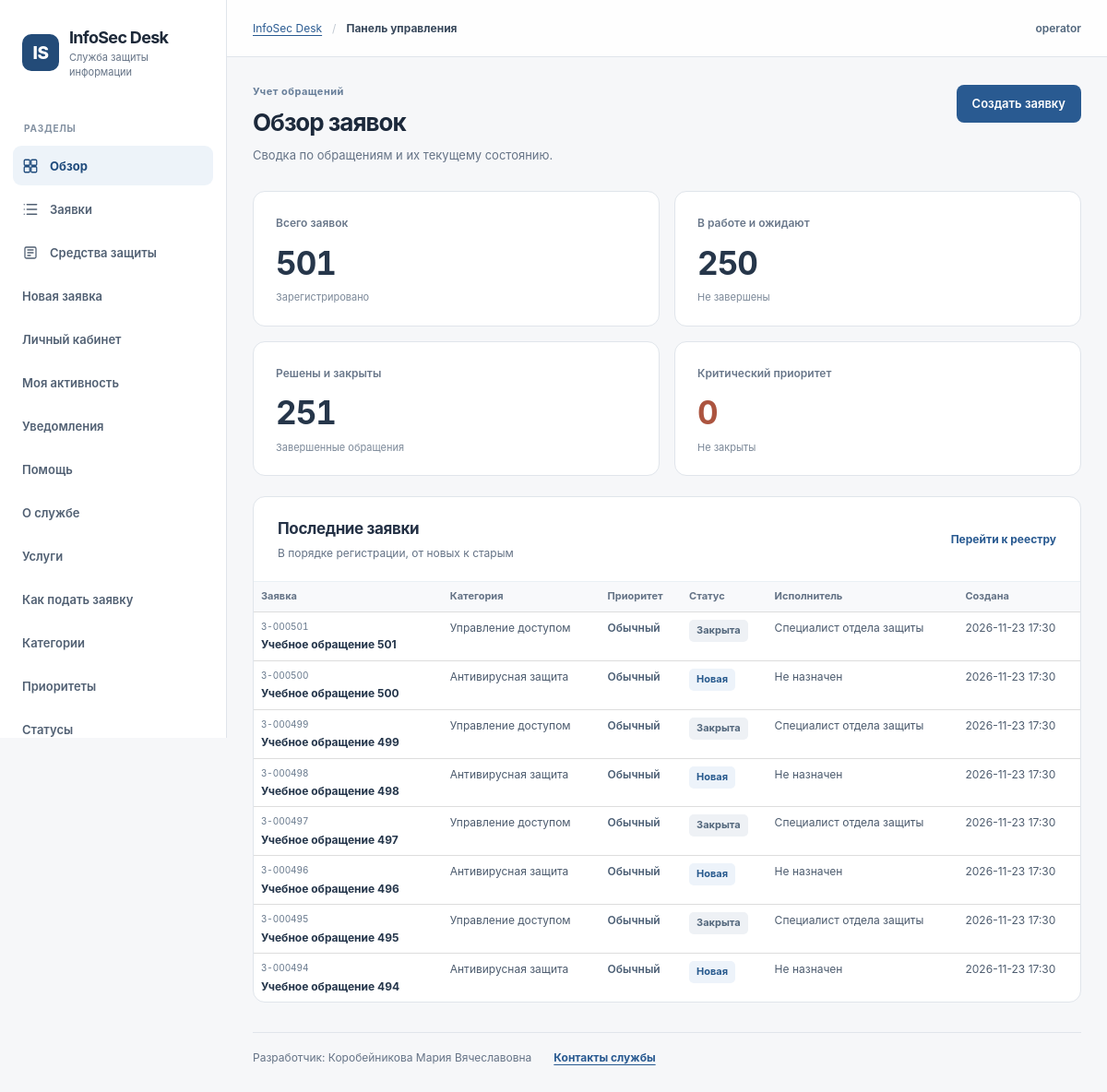
/ (signed in), run on the app's committed database.
### tables this page shows
CREATE TABLE users (
    id INTEGER PRIMARY KEY,
    username TEXT NOT NULL UNIQUE COLLATE NOCASE,
    full_name TEXT NOT NULL,
    password_hash TEXT NOT NULL,
    role TEXT NOT NULL CHECK (role IN ('requester', 'operator', 'admin')),
    active INTEGER NOT NULL DEFAULT 1 CHECK (active IN (0, 1)),
    created_at TEXT NOT NULL DEFAULT (datetime('now'))
);

CREATE TABLE tickets (
    id INTEGER PRIMARY KEY,
    title TEXT NOT NULL,
    description TEXT NOT NULL,
    category TEXT NOT NULL CHECK (category IN
       ('access', 'antivirus', 'network', 'crypto', 'backup', 'other')),
    priority TEXT NOT NULL CHECK (priority IN ('low', 'normal', 'high', 'critical')),
    status TEXT NOT NULL DEFAULT 'new' CHECK (status IN
       ('new', 'in_progress', 'on_hold', 'resolved', 'closed')),
    asset_id INTEGER REFERENCES assets(id) ON DELETE RESTRICT,
    author_id INTEGER NOT NULL REFERENCES users(id) ON DELETE RESTRICT,
    assignee_id INTEGER REFERENCES users(id) ON DELETE SET NULL,
    created_at TEXT NOT NULL DEFAULT (datetime('now')),
    updated_at TEXT NOT NULL DEFAULT (datetime('now')),
    closed_at TEXT,
    resolved_at TEXT,
    due_at TEXT
);

### src/infosec_desk/web.py (the view)
    @app.get("/")
    def dashboard():
        user = require_user()
        return show(
            "dashboard.html",
            "Панель управления",
            stats=service.statistics(db_path, user),
            tickets=service.list_tickets(db_path, user, limit=8),
        )

### src/infosec_desk/db.py (called while the page is built)
def connect(path: str | Path) -> sqlite3.Connection:
    db = sqlite3.connect(str(path), timeout=10)
    db.row_factory = sqlite3.Row
    db.execute("PRAGMA foreign_keys = ON")
    db.execute("PRAGMA busy_timeout = 5000")
    return db

### src/infosec_desk/security.py (called while the page is built)
def new_csrf_token() -> str:
    return secrets.token_urlsafe(32)

### src/infosec_desk/service.py (called while the page is built)
def find_user(db_path, user_id):
    with connect(db_path) as db:
        row = db.execute(
            "SELECT id,username,full_name,role,active FROM users WHERE id=?", (user_id,)
        ).fetchone()
    return dict(row) if row and row["active"] else None

def _ticket_select():
    return (
        "SELECT t.*, a.name AS asset_name, u.full_name AS author_name,\n"
        "        s.full_name AS assignee_name FROM tickets t\n"
        "        JOIN users u ON t.author_id=u.id\n"
        "        LEFT JOIN users s ON t.assignee_id=s.id\n"
        "        LEFT JOIN assets a ON t.asset_id=a.id"
    )

def list_tickets(db_path, user, status="", query="", limit=None):
    parts, params = ([], [])
    if user["role"] == "requester":
        parts.append("t.author_id=?")
        params.append(user["id"])
    if status in STATUSES:
        parts.append("t.status=?")
        params.append(status)
    if query.strip():
        parts.append("(t.title LIKE ? OR t.description LIKE ? OR CAST(t.id AS TEXT) LIKE ?)")
        params.extend([f"%{query.strip()}%"] * 3)
    where = " WHERE " + " AND ".join(parts) if parts else ""
    with connect(db_path) as db:
        sql = _ticket_select() + where + " ORDER BY t.id DESC"
        if limit is not None:
            sql += " LIMIT ?"
            params.append(int(limit))
        result = db.execute(sql, params)
        return [dict(row) for row in result]

def get_settings(db_path):
    with connect(db_path) as db:
        settings = {
            r["setting_key"]: r["setting_value"]
            for r in db.execute("SELECT * FROM application_settings")
        }
    return {
        "help_email": settings.get("help_email", "Уточняется у администратора"),
        "office_hours": settings.get("office_hours", "Пн-Пт, 09:00-18:00"),
        "site_title": settings.get("site_title", "InfoSec Desk"),
    }

### src/infosec_desk/templates/dashboard.html
{% extends "base.html" %}
{% block content %}
<div class="page-head">
  <div><p class="section-label">Учет обращений</p><h1>Обзор заявок</h1><p class="page-description">Сводка по обращениям и их текущему состоянию.</p></div>
  <a class="button primary" href="/tickets/new">Создать заявку</a>
</div>
<div class="stats" aria-label="Показатели обработки заявок">
  <div class="metric"><span class="metric-label">Всего заявок</span><strong class="metric-value">{{ stats.total }}</strong><span class="metric-note">Зарегистрировано</span></div>
  <div class="metric"><span class="metric-label">В работе и ожидают</span><strong class="metric-value">{{ stats.open }}</strong><span class="metric-note">Не завершены</span></div>
  <div class="metric"><span class="metric-label">Решены и закрыты</span><strong class="metric-value">{{ stats.resolved }}</strong><span class="metric-note">Завершенные обращения</span></div>
  <div class="metric metric-critical"><span class="metric-label">Критический приоритет</span><strong class="metric-value">{{ stats.critical }}</strong><span class="metric-note">Не закрыты</span></div>
</div>
<section class="panel" aria-labelledby="recent-title">
  <header class="panel-header"><div><h2 id="recent-title">Последние заявки</h2><p>В порядке регистрации, от новых к старым</p></div><a class="text-link" href="/tickets">Перейти к реестру</a></header>
  <div class="table-wrap">{% include '_table.html' %}</div>
</section>
{% endblock %}

### src/infosec_desk/templates/base.html (shortened to what this page needs)
<!DOCTYPE html>
<html lang="ru">
<head>
  <link rel="stylesheet" href="/static/style.css?v=4">
</head>
<body>
<div class="layout">
  <aside class="sidebar" aria-label="Навигация">
    <a class="brand" href="/public/overview" aria-label="InfoSec Desk, на главную">
      <span class="brand-mark" aria-hidden="true">IS</span>
      <span><strong>InfoSec Desk</strong><small>Служба защиты информации</small></span>
    </a>
    <div class="sidebar-label">Разделы</div>
    <nav class="menu" aria-label="Главное меню">
      {% if user %}
      <a href="/" class="{{ 'active' if request.path == '/' else '' }}" {% if request.path == '/' %}aria-current="page"{% endif %}>
        Обзор
      </a>
      <a href="/tickets" class="{{ 'active' if request.path.startswith('/tickets') else '' }}" {% if request.path.startswith('/tickets') %}aria-current="page"{% endif %}>
        <svg class="menu-icon" aria-hidden="true" viewBox="0 0 24 24" fill="none" stroke="currentColor" stroke-width="1.7" stroke-linecap="round" stroke-linejoin="round"><path d="M7 5h14M7 12h14M7 19h14"/><path d="M3 5h.01M3 12h.01M3 19h.01"/></svg>
        Заявки
      </a>
      <a href="/assets" class="{{ 'active' if request.path == '/assets' else '' }}" {% if request.path == '/assets' %}aria-current="page"{% endif %}>
        <svg class="menu-icon" aria-hidden="true" viewBox="0 0 24 24" fill="none" stroke="currentColor" stroke-width="1.7" stroke-linecap="round" stroke-linejoin="round"><rect x="4" y="4" width="16" height="16" rx="2"/><path d="M8 8h8M8 12h8M8 16h4"/></svg>
        Средства защиты
      </a>
      <a href="/tickets/new">Новая заявка</a>
      <a href="/profile">Личный кабинет</a>
      <a href="/my-activity">Моя активность</a>
      <a href="/notifications">Уведомления</a>
      <a href="/my-help">Помощь</a>
      {% endif %}
      <a href="/public/overview">О службе</a>
      <a href="/public/services">Услуги</a>
      <a href="/public/submit">Как подать заявку</a>
      <a href="/public/categories">Категории</a>
      <a href="/public/priorities">Приоритеты</a>
      <a href="/public/status">Статусы</a>
    </nav>
  </aside>
  <main class="content" id="main-content">
    <header class="topbar">
      <nav class="topbar-path" aria-label="Хлебные крошки">
        <a href="/public/overview">InfoSec Desk</a><span class="topbar-divider">/</span>
        <strong aria-current="page">{{ title }}</strong>
      </nav>
      <div class="topbar-account">
        <span class="topbar-user">{{ user.username if user else 'Гость' }}</span>
      </div>
    </header>
    <div class="page">
      {% block content %}{% endblock %}
      <footer class="site-footer">
        <span>Разработчик: Коробейникова Мария Вячеславовна</span>
        <a href="/public/contacts">Контакты службы</a>
      </footer>
    </div>
  </main>
</div>
</body>
</html>

### src/infosec_desk/templates/_table.html (shortened to what this page needs)
<table class="data-table">
  <thead><tr><th scope="col">Заявка</th><th scope="col">Категория</th><th scope="col">Приоритет</th><th scope="col">Статус</th><th scope="col">Исполнитель</th><th scope="col">Создана</th></tr></thead>
  <tbody>
  {% for t in tickets %}
  <tr>
    <td><a class="ticket-link" href="/tickets/{{ t.id }}"><small>{{ t.id | ticket_no }}</small><strong>{{ t.title }}</strong></a></td>
    <td>{{ categories[t.category] }}</td>
    <td><span class="priority priority-{{ t.priority }}">{{ priorities[t.priority] }}</span></td>
    <td><span class="badge badge-{{ t.status }}">{{ statuses[t.status] }}</span></td>
    <td>{{ t.assignee_name or 'Не назначен' }}</td>
    <td class="nowrap">{{ t.created_at[:16] }}</td>
  </tr>
  {% endfor %}
  </tbody>
</table>

### data on the page
users: username "operator"
tickets: id|ticket_no "З-000501", title "Учебное обращение 501", category "Управление доступом", priority "Обычный", status "Закрыта", full_name "Специалист отдела защиты", created_at "2026-11-23 17:30"
tickets: id|ticket_no "З-000500", title "Учебное обращение 500", category "Антивирусная защита", priority "Обычный", status "Новая", assignee_name "Не назначен", created_at "2026-11-23 17:30"
tickets: id|ticket_no "З-000499", title "Учебное обращение 499", category "Управление доступом", priority "Обычный", status "Закрыта", full_name "Специалист отдела защиты", created_at "2026-11-23 17:30"
tickets: id|ticket_no "З-000498", title "Учебное обращение 498", category "Антивирусная защита", priority "Обычный", status "Новая", assignee_name "Не назначен", created_at "2026-11-23 17:30"
tickets: id|ticket_no "З-000497", title "Учебное обращение 497", category "Управление доступом", priority "Обычный", status "Закрыта", full_name "Специалист отдела защиты", created_at "2026-11-23 17:30"
tickets: id|ticket_no "З-000496", title "Учебное обращение 496", category "Антивирусная защита", priority "Обычный", status "Новая", assignee_name "Не назначен", created_at "2026-11-23 17:30"
tickets: id|ticket_no "З-000495", title "Учебное обращение 495", category "Управление доступом", priority "Обычный", status "Закрыта", full_name "Специалист отдела защиты", created_at "2026-11-23 17:30"
tickets: id|ticket_no "З-000494", title "Учебное обращение 494", category "Антивирусная защита", priority "Обычный", status "Новая", assignee_name "Не назначен", created_at "2026-11-23 17:30"

### other printed values
{{ title }} "Панель управления"
{{ stats.total }} "501"
{{ stats.open }} "250"
{{ stats.resolved }} "251"
{{ stats.critical }} "0"
